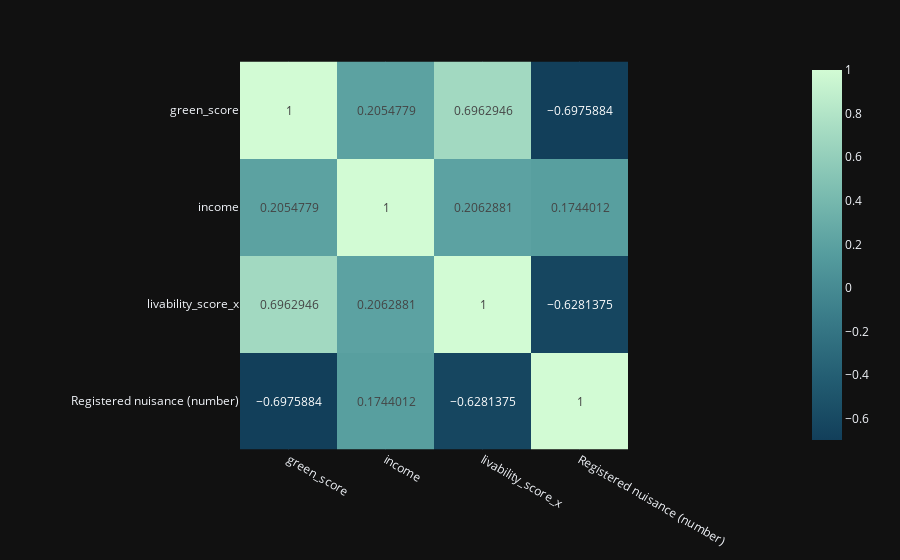

Write notebook code for a chart like this one.
### Code cell
fig = px.imshow(df_sorted.corr(), text_auto=True, color_continuous_scale=px.colors.sequential.Darkmint_r)
fig.update_layout(template='plotly_dark') 

fig.show()

### Figure 1 — Plotly figure (JSON) as saved in the notebook; plotly's stock layout.template omitted (floating-point values rounded to 4 significant figures)
{"data": [{"coloraxis": "coloraxis", "hovertemplate": "x: %{x}<br>y: %{y}<br>color: %{z}<extra></extra>", "name": "0", "texttemplate": "%{z}", "type": "heatmap", "x": ["green_score", "income", "livability_score_x", "Registered nuisance (number)"], "xaxis": "x", "y": ["green_score", "income", "livability_score_x", "Registered nuisance (number)"], "yaxis": "y", "z": [[1, 0.2055, 0.6963, -0.6976], [0.2055, 1, 0.2063, 0.1744], [0.6963, 0.2063, 1, -0.6281], [-0.6976, 0.1744, -0.6281, 1]]}], "layout": {"coloraxis": {"colorscale": [[0, "rgb(18, 63, 90)"], [0.1667, "rgb(35, 93, 114)"], [0.3333, "rgb(58, 124, 137)"], [0.5, "rgb(85, 156, 158)"], [0.6667, "rgb(123, 188, 176)"], [0.8333, "rgb(165, 219, 194)"], [1, "rgb(210, 251, 212)"]]}, "margin": {"t": 60}, "xaxis": {"anchor": "y", "constrain": "domain", "domain": [0, 1], "scaleanchor": "y"}, "yaxis": {"anchor": "x", "autorange": "reversed", "constrain": "domain", "domain": [0, 1]}}}
